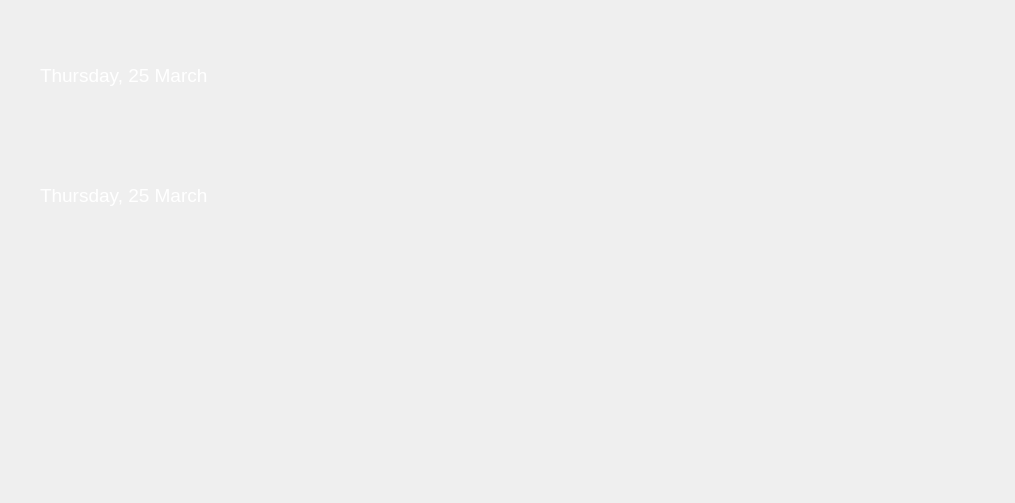
<?xml version="1.0" encoding="UTF-8"?>
<ui version="4.0">
 <class>Form</class>
 <widget class="QWidget" name="Form">
  <property name="geometry">
   <rect>
    <x>0</x>
    <y>0</y>
    <width>1015</width>
    <height>503</height>
   </rect>
  </property>
  <property name="windowTitle">
   <string>Form</string>
  </property>
  <property name="styleSheet">
   <string notr="true">border:none;</string>
  </property>
  <widget class="QLabel" name="label">
   <property name="geometry">
    <rect>
     <x>0</x>
     <y>-70</y>
     <width>1024</width>
     <height>575</height>
    </rect>
   </property>
   <property name="font">
    <font>
     <family>Arial</family>
     <pointsize>10</pointsize>
    </font>
   </property>
   <property name="styleSheet">
    <string notr="true"/>
   </property>
   <property name="text">
    <string/>
   </property>
   <property name="pixmap">
    <pixmap resource="rec.qrc">:/redc/lib/tuse.png</pixmap>
   </property>
   <property name="scaledContents">
    <bool>true</bool>
   </property>
  </widget>
  <widget class="QLabel" name="label_4">
   <property name="geometry">
    <rect>
     <x>150</x>
     <y>10</y>
     <width>720</width>
     <height>405</height>
    </rect>
   </property>
   <property name="text">
    <string/>
   </property>
   <property name="pixmap">
    <pixmap resource="rec.qrc">:/redc/lib/gifloader.gif</pixmap>
   </property>
   <property name="scaledContents">
    <bool>true</bool>
   </property>
  </widget>
  <widget class="QLabel" name="label_5">
   <property name="geometry">
    <rect>
     <x>40</x>
     <y>40</y>
     <width>241</width>
     <height>71</height>
    </rect>
   </property>
   <property name="font">
    <font>
     <family>Arial</family>
     <pointsize>14</pointsize>
     <weight>50</weight>
     <italic>false</italic>
     <bold>false</bold>
    </font>
   </property>
   <property name="styleSheet">
    <string notr="true">color: rgb(255, 255, 255);
font: 14pt &quot;Arial&quot;;</string>
   </property>
   <property name="text">
    <string>Thursday, 25 March</string>
   </property>
  </widget>
  <widget class="QPushButton" name="exitB">
   <property name="geometry">
    <rect>
     <x>970</x>
     <y>0</y>
     <width>41</width>
     <height>41</height>
    </rect>
   </property>
   <property name="styleSheet">
    <string notr="true">image: url(:/redc/lib/redclose.png);border:none;</string>
   </property>
   <property name="text">
    <string/>
   </property>
  </widget>
  <widget class="QLabel" name="label_2">
   <property name="geometry">
    <rect>
     <x>610</x>
     <y>360</y>
     <width>411</width>
     <height>131</height>
    </rect>
   </property>
   <property name="styleSheet">
    <string notr="true">image: url(:/redc/lib/army.png);
image: url(:/redc/lib/dashboard.png);</string>
   </property>
   <property name="text">
    <string/>
   </property>
  </widget>
  <widget class="QLabel" name="label_3">
   <property name="geometry">
    <rect>
     <x>10</x>
     <y>430</y>
     <width>421</width>
     <height>71</height>
    </rect>
   </property>
   <property name="styleSheet">
    <string notr="true">image: url(:/redc/lib/army.png);</string>
   </property>
   <property name="text">
    <string/>
   </property>
  </widget>
  <widget class="QLabel" name="label_6">
   <property name="geometry">
    <rect>
     <x>10</x>
     <y>30</y>
     <width>291</width>
     <height>91</height>
    </rect>
   </property>
   <property name="styleSheet">
    <string notr="true">image: url(:/redc/lib/panel.png);</string>
   </property>
   <property name="text">
    <string/>
   </property>
  </widget>
  <widget class="QPushButton" name="shutB">
   <property name="geometry">
    <rect>
     <x>730</x>
     <y>410</y>
     <width>41</width>
     <height>51</height>
    </rect>
   </property>
   <property name="styleSheet">
    <string notr="true">border:none;</string>
   </property>
   <property name="text">
    <string/>
   </property>
  </widget>
  <widget class="QPushButton" name="pauseB">
   <property name="geometry">
    <rect>
     <x>800</x>
     <y>410</y>
     <width>51</width>
     <height>51</height>
    </rect>
   </property>
   <property name="text">
    <string/>
   </property>
  </widget>
  <widget class="QPushButton" name="restartB">
   <property name="geometry">
    <rect>
     <x>884</x>
     <y>412</y>
     <width>41</width>
     <height>51</height>
    </rect>
   </property>
   <property name="text">
    <string/>
   </property>
  </widget>
  <widget class="QPushButton" name="minB">
   <property name="geometry">
    <rect>
     <x>930</x>
     <y>0</y>
     <width>41</width>
     <height>41</height>
    </rect>
   </property>
   <property name="styleSheet">
    <string notr="true">image: url(:/redc/lib/mini40.png);border:none;</string>
   </property>
   <property name="text">
    <string/>
   </property>
  </widget>
  <widget class="QLabel" name="label_10">
   <property name="geometry">
    <rect>
     <x>10</x>
     <y>150</y>
     <width>291</width>
     <height>91</height>
    </rect>
   </property>
   <property name="styleSheet">
    <string notr="true">image: url(:/redc/lib/panel.png);</string>
   </property>
   <property name="text">
    <string/>
   </property>
  </widget>
  <widget class="QLabel" name="label_11">
   <property name="geometry">
    <rect>
     <x>40</x>
     <y>160</y>
     <width>241</width>
     <height>71</height>
    </rect>
   </property>
   <property name="font">
    <font>
     <family>Arial</family>
     <pointsize>14</pointsize>
     <weight>50</weight>
     <italic>false</italic>
     <bold>false</bold>
    </font>
   </property>
   <property name="styleSheet">
    <string notr="true">color: rgb(255, 255, 255);
font: 14pt &quot;Arial&quot;;</string>
   </property>
   <property name="text">
    <string>Thursday, 25 March</string>
   </property>
  </widget>
  <zorder>label_4</zorder>
  <zorder>label</zorder>
  <zorder>exitB</zorder>
  <zorder>label_2</zorder>
  <zorder>label_3</zorder>
  <zorder>label_6</zorder>
  <zorder>label_5</zorder>
  <zorder>shutB</zorder>
  <zorder>pauseB</zorder>
  <zorder>restartB</zorder>
  <zorder>minB</zorder>
  <zorder>label_10</zorder>
  <zorder>label_11</zorder>
 </widget>
 <resources>
  <include location="rec.qrc"/>
 </resources>
 <connections/>
</ui>
